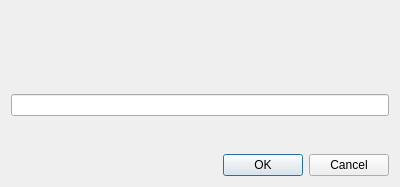
<?xml version="1.0" encoding="UTF-8"?>
<ui version="4.0">
 <class>GetPassword</class>
 <widget class="QDialog" name="GetPassword">
  <property name="geometry">
   <rect>
    <x>0</x>
    <y>0</y>
    <width>400</width>
    <height>187</height>
   </rect>
  </property>
  <property name="windowTitle">
   <string>Enter Password</string>
  </property>
  <layout class="QVBoxLayout" name="verticalLayout">
   <item>
    <spacer name="verticalSpacer_3">
     <property name="orientation">
      <enum>Qt::Vertical</enum>
     </property>
     <property name="sizeHint" stdset="0">
      <size>
       <width>20</width>
       <height>40</height>
      </size>
     </property>
    </spacer>
   </item>
   <item>
    <widget class="QLabel" name="label">
     <property name="text">
      <string/>
     </property>
     <property name="textFormat">
      <enum>Qt::RichText</enum>
     </property>
     <property name="wordWrap">
      <bool>true</bool>
     </property>
    </widget>
   </item>
   <item>
    <spacer name="verticalSpacer_2">
     <property name="orientation">
      <enum>Qt::Vertical</enum>
     </property>
     <property name="sizeHint" stdset="0">
      <size>
       <width>20</width>
       <height>40</height>
      </size>
     </property>
    </spacer>
   </item>
   <item>
    <widget class="QLineEdit" name="entry">
     <property name="echoMode">
      <enum>QLineEdit::Password</enum>
     </property>
    </widget>
   </item>
   <item>
    <spacer name="verticalSpacer">
     <property name="orientation">
      <enum>Qt::Vertical</enum>
     </property>
     <property name="sizeHint" stdset="0">
      <size>
       <width>20</width>
       <height>40</height>
      </size>
     </property>
    </spacer>
   </item>
   <item>
    <widget class="QDialogButtonBox" name="buttonBox">
     <property name="orientation">
      <enum>Qt::Horizontal</enum>
     </property>
     <property name="standardButtons">
      <set>QDialogButtonBox::Cancel|QDialogButtonBox::Ok</set>
     </property>
    </widget>
   </item>
  </layout>
 </widget>
 <resources/>
 <connections>
  <connection>
   <sender>buttonBox</sender>
   <signal>accepted()</signal>
   <receiver>GetPassword</receiver>
   <slot>accept()</slot>
   <hints>
    <hint type="sourcelabel">
     <x>248</x>
     <y>254</y>
    </hint>
    <hint type="destinationlabel">
     <x>157</x>
     <y>274</y>
    </hint>
   </hints>
  </connection>
  <connection>
   <sender>buttonBox</sender>
   <signal>rejected()</signal>
   <receiver>GetPassword</receiver>
   <slot>reject()</slot>
   <hints>
    <hint type="sourcelabel">
     <x>316</x>
     <y>260</y>
    </hint>
    <hint type="destinationlabel">
     <x>286</x>
     <y>274</y>
    </hint>
   </hints>
  </connection>
 </connections>
</ui>
